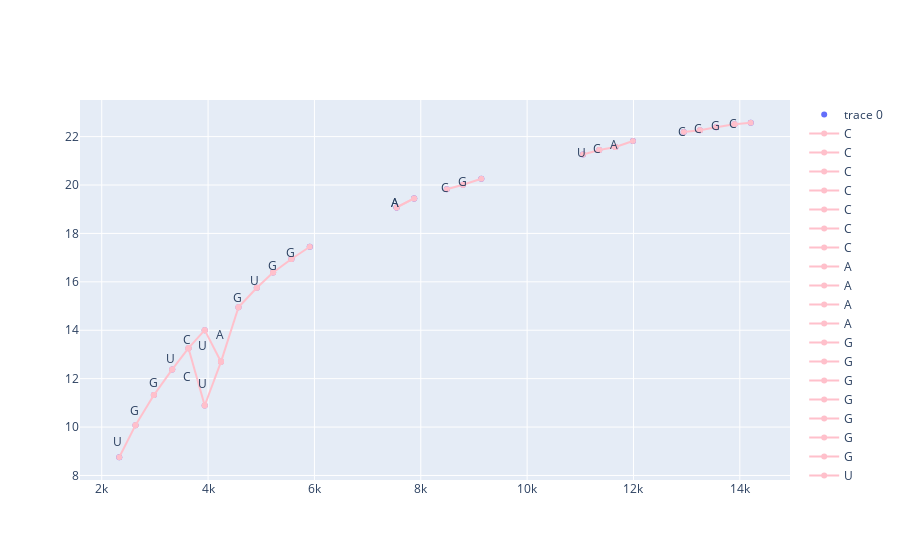

Write notebook code for a chart like this one.
### Code cell
for i in range(1, 2, 1):
    in_name = f'/Users/bryan/Documents/BioPharmaFinder/BaoLab/NGS/Shift/{i}.xlsx'
    df = pd.read_excel(in_name)
    bcr = base_calling_random(df, silence=True)
    plotly_basecalling(*bcr, annotate=False)
    df_seats = process_mass_base_seats(*bcr, full_mass=full_mass, orientation=5)
    out_name = f'/Users/bryan/Documents/BioPharmaFinder/BaoLab/NGS/Shift/seats_{i}.xlsx'
    df_seats.to_excel(out_name)

### Figure 1 — Plotly figure (JSON) as saved in the notebook; plotly's stock layout.template omitted (floating-point values rounded to 4 significant figures)
{"data": [{"mode": "markers", "type": "scatter", "x": [4242.0, 5223.0, 4572.0, 5568.0, 4917.0, 5913.0, 3936.0, 3936.0, 7544.0, 3631.0, 7873.0, 2635.0, 2980.0, 3325.0, 2329.0, 7548.0, 7877.0, 11660.0, 11050.0, 11360.0, 13560.0, 11990.0, 8794.0, 13250.0, 8489.0, 9139.0, 14210.0, 13900.0, 12950.0], "y": [12.7, 16.38, 14.95, 16.94, 15.75, 17.45, 10.89, 14.0, 19.08, 13.26, 19.45, 10.08, 11.32, 12.38, 8.753, 19.08, 19.45, 21.57, 21.26, 21.45, 22.39, 21.82, 20.01, 22.26, 19.82, 20.26, 22.57, 22.51, 22.19]}, {"line": {"color": "pink"}, "mode": "lines+markers", "name": "C", "type": "scatter", "x": [3936.0, 3631.0], "y": [10.89, 13.26]}, {"line": {"color": "pink"}, "mode": "lines+markers", "name": "C", "type": "scatter", "x": [3936.0, 3631.0], "y": [14.0, 13.26]}, {"line": {"color": "pink"}, "mode": "lines+markers", "name": "C", "type": "scatter", "x": [11660.0, 11360.0], "y": [21.57, 21.45]}, {"line": {"color": "pink"}, "mode": "lines+markers", "name": "C", "type": "scatter", "x": [13560.0, 13250.0], "y": [22.39, 22.26]}, {"line": {"color": "pink"}, "mode": "lines+markers", "name": "C", "type": "scatter", "x": [8794.0, 8489.0], "y": [20.01, 19.82]}, {"line": {"color": "pink"}, "mode": "lines+markers", "name": "C", "type": "scatter", "x": [13250.0, 12950.0], "y": [22.26, 22.19]}, {"line": {"color": "pink"}, "mode": "lines+markers", "name": "C", "type": "scatter", "x": [14210.0, 13900.0], "y": [22.57, 22.51]}, {"line": {"color": "pink"}, "mode": "lines+markers", "name": "A", "type": "scatter", "x": [4242.0, 4572.0], "y": [12.7, 14.95]}, {"line": {"color": "pink"}, "mode": "lines+markers", "name": "A", "type": "scatter", "x": [7544.0, 7873.0], "y": [19.08, 19.45]}, {"line": {"color": "pink"}, "mode": "lines+markers", "name": "A", "type": "scatter", "x": [7548.0, 7877.0], "y": [19.08, 19.45]}, {"line": {"color": "pink"}, "mode": "lines+markers", "name": "A", "type": "scatter", "x": [11660.0, 11990.0], "y": [21.57, 21.82]}, {"line": {"color": "pink"}, "mode": "lines+markers", "name": "G", "type": "scatter", "x": [5223.0, 5568.0], "y": [16.38, 16.94]}, {"line": {"color": "pink"}, "mode": "lines+markers", "name": "G", "type": "scatter", "x": [4572.0, 4917.0], "y": [14.95, 15.75]}, {"line": {"color": "pink"}, "mode": "lines+markers", "name": "G", "type": "scatter", "x": [5568.0, 5913.0], "y": [16.94, 17.45]}, {"line": {"color": "pink"}, "mode": "lines+markers", "name": "G", "type": "scatter", "x": [2635.0, 2980.0], "y": [10.08, 11.32]}, {"line": {"color": "pink"}, "mode": "lines+markers", "name": "G", "type": "scatter", "x": [2980.0, 3325.0], "y": [11.32, 12.38]}, {"line": {"color": "pink"}, "mode": "lines+markers", "name": "G", "type": "scatter", "x": [8794.0, 9139.0], "y": [20.01, 20.26]}, {"line": {"color": "pink"}, "mode": "lines+markers", "name": "G", "type": "scatter", "x": [13560.0, 13900.0], "y": [22.39, 22.51]}, {"line": {"color": "pink"}, "mode": "lines+markers", "name": "U", "type": "scatter", "x": [4242.0, 3936.0], "y": [12.7, 10.89]}, {"line": {"color": "pink"}, "mode": "lines+markers", "name": "U", "type": "scatter", "x": [4242.0, 3936.0], "y": [12.7, 14.0]}, {"line": {"color": "pink"}, "mode": "lines+markers", "name": "U", "type": "scatter", "x": [5223.0, 4917.0], "y": [16.38, 15.75]}, {"line": {"color": "pink"}, "mode": "lines+markers", "name": "U", "type": "scatter", "x": [3631.0, 3325.0], "y": [13.26, 12.38]}, {"line": {"color": "pink"}, "mode": "lines+markers", "name": "U", "type": "scatter", "x": [2635.0, 2329.0], "y": [10.08, 8.753]}, {"line": {"color": "pink"}, "mode": "lines+markers", "name": "U", "type": "scatter", "x": [11050.0, 11360.0], "y": [21.26, 21.45]}], "layout": {"annotations": [{"arrowhead": 1, "showarrow": false, "text": "C", "x": 3784.0, "xshift": -10, "y": 12.07}, {"arrowhead": 1, "showarrow": false, "text": "C", "x": 3784.0, "xshift": -10, "y": 13.63}, {"arrowhead": 1, "showarrow": false, "text": "C", "x": 11510.0, "xshift": -10, "y": 21.51}, {"arrowhead": 1, "showarrow": false, "text": "C", "x": 13400.0, "xshift": -10, "y": 22.33}, {"arrowhead": 1, "showarrow": false, "text": "C", "x": 8642.0, "xshift": -10, "y": 19.92}, {"arrowhead": 1, "showarrow": false, "text": "C", "x": 13100.0, "xshift": -10, "y": 22.23}, {"arrowhead": 1, "showarrow": false, "text": "C", "x": 14050.0, "xshift": -10, "y": 22.54}, {"arrowhead": 1, "showarrow": false, "text": "A", "x": 4407.0, "xshift": -10, "y": 13.82}, {"arrowhead": 1, "showarrow": false, "text": "A", "x": 7708.0, "xshift": -10, "y": 19.26}, {"arrowhead": 1, "showarrow": false, "text": "A", "x": 7712.0, "xshift": -10, "y": 19.26}, {"arrowhead": 1, "showarrow": false, "text": "A", "x": 11830.0, "xshift": -10, "y": 21.69}, {"arrowhead": 1, "showarrow": false, "text": "G", "x": 5395.0, "xshift": -10, "y": 16.66}, {"arrowhead": 1, "showarrow": false, "text": "G", "x": 4744.0, "xshift": -10, "y": 15.35}, {"arrowhead": 1, "showarrow": false, "text": "G", "x": 5740.0, "xshift": -10, "y": 17.2}, {"arrowhead": 1, "showarrow": false, "text": "G", "x": 2808.0, "xshift": -10, "y": 10.7}, {"arrowhead": 1, "showarrow": false, "text": "G", "x": 3153.0, "xshift": -10, "y": 11.85}, {"arrowhead": 1, "showarrow": false, "text": "G", "x": 8967.0, "xshift": -10, "y": 20.14}, {"arrowhead": 1, "showarrow": false, "text": "G", "x": 13730.0, "xshift": -10, "y": 22.45}, {"arrowhead": 1, "showarrow": false, "text": "U", "x": 4089.0, "xshift": -10, "y": 11.79}, {"arrowhead": 1, "showarrow": false, "text": "U", "x": 4089.0, "xshift": -10, "y": 13.35}, {"arrowhead": 1, "showarrow": false, "text": "U", "x": 5070.0, "xshift": -10, "y": 16.07}, {"arrowhead": 1, "showarrow": false, "text": "U", "x": 3478.0, "xshift": -10, "y": 12.82}, {"arrowhead": 1, "showarrow": false, "text": "U", "x": 2482.0, "xshift": -10, "y": 9.415}, {"arrowhead": 1, "showarrow": false, "text": "U", "x": 11200.0, "xshift": -10, "y": 21.35}]}}
